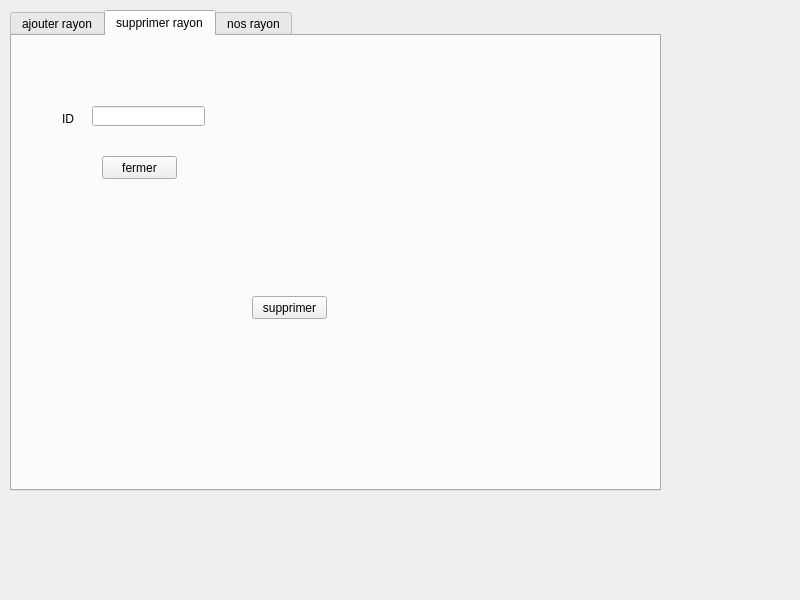
<?xml version="1.0" encoding="UTF-8"?>
<ui version="4.0">
 <class>gestion_rayon</class>
 <widget class="QDialog" name="gestion_rayon">
  <property name="geometry">
   <rect>
    <x>0</x>
    <y>0</y>
    <width>800</width>
    <height>600</height>
   </rect>
  </property>
  <property name="windowTitle">
   <string>Dialog</string>
  </property>
  <widget class="QTabWidget" name="tabWidget">
   <property name="geometry">
    <rect>
     <x>10</x>
     <y>10</y>
     <width>651</width>
     <height>481</height>
    </rect>
   </property>
   <property name="currentIndex">
    <number>1</number>
   </property>
   <widget class="QWidget" name="tab">
    <attribute name="title">
     <string>ajouter rayon</string>
    </attribute>
    <layout class="QVBoxLayout" name="verticalLayout">
     <item>
      <widget class="QLineEdit" name="lineEdit_id"/>
     </item>
     <item>
      <widget class="QLabel" name="label">
       <property name="styleSheet">
        <string notr="true">font: 75 10pt &quot;MS Shell Dlg 2&quot;;
font: 75 8pt &quot;MS Shell Dlg 2&quot;;</string>
       </property>
       <property name="text">
        <string>ID</string>
       </property>
      </widget>
     </item>
     <item>
      <widget class="QSpinBox" name="spinBox"/>
     </item>
     <item>
      <widget class="QLabel" name="label_2">
       <property name="styleSheet">
        <string notr="true">font: 75 10pt &quot;MS Shell Dlg 2&quot;;
font: 75 8pt &quot;MS Shell Dlg 2&quot;;</string>
       </property>
       <property name="text">
        <string>numéro</string>
       </property>
      </widget>
     </item>
     <item>
      <widget class="QPushButton" name="ajouter_pushButton">
       <property name="text">
        <string>ajouter</string>
       </property>
      </widget>
     </item>
     <item>
      <widget class="QPushButton" name="fermer">
       <property name="text">
        <string>fermer</string>
       </property>
      </widget>
     </item>
    </layout>
   </widget>
   <widget class="QWidget" name="tab_4">
    <attribute name="title">
     <string>supprimer rayon</string>
    </attribute>
    <widget class="QLineEdit" name="lineEdit_7">
     <property name="geometry">
      <rect>
       <x>80</x>
       <y>70</y>
       <width>113</width>
       <height>20</height>
      </rect>
     </property>
    </widget>
    <widget class="QPushButton" name="supprimer_pushButton">
     <property name="geometry">
      <rect>
       <x>240</x>
       <y>260</y>
       <width>75</width>
       <height>23</height>
      </rect>
     </property>
     <property name="text">
      <string>supprimer</string>
     </property>
    </widget>
    <widget class="QLabel" name="label_7">
     <property name="geometry">
      <rect>
       <x>50</x>
       <y>70</y>
       <width>32</width>
       <height>25</height>
      </rect>
     </property>
     <property name="text">
      <string>ID</string>
     </property>
    </widget>
    <widget class="QPushButton" name="pushButton">
     <property name="geometry">
      <rect>
       <x>90</x>
       <y>120</y>
       <width>75</width>
       <height>23</height>
      </rect>
     </property>
     <property name="text">
      <string>fermer</string>
     </property>
    </widget>
   </widget>
   <widget class="QWidget" name="tab_3">
    <attribute name="title">
     <string>nos rayon</string>
    </attribute>
    <widget class="QTableView" name="tabrayon">
     <property name="geometry">
      <rect>
       <x>335</x>
       <y>1</y>
       <width>311</width>
       <height>451</height>
      </rect>
     </property>
    </widget>
    <widget class="QPushButton" name="modifier_pushbutton">
     <property name="geometry">
      <rect>
       <x>140</x>
       <y>230</y>
       <width>75</width>
       <height>23</height>
      </rect>
     </property>
     <property name="text">
      <string>modifier</string>
     </property>
    </widget>
    <widget class="QLabel" name="label_8">
     <property name="geometry">
      <rect>
       <x>10</x>
       <y>80</y>
       <width>32</width>
       <height>25</height>
      </rect>
     </property>
     <property name="text">
      <string>ID</string>
     </property>
    </widget>
    <widget class="QComboBox" name="comboBox">
     <property name="geometry">
      <rect>
       <x>60</x>
       <y>80</y>
       <width>69</width>
       <height>22</height>
      </rect>
     </property>
    </widget>
    <widget class="QLabel" name="label_9">
     <property name="geometry">
      <rect>
       <x>10</x>
       <y>130</y>
       <width>41</width>
       <height>25</height>
      </rect>
     </property>
     <property name="text">
      <string>numero</string>
     </property>
    </widget>
    <widget class="QLineEdit" name="num_linedit">
     <property name="geometry">
      <rect>
       <x>80</x>
       <y>130</y>
       <width>113</width>
       <height>20</height>
      </rect>
     </property>
    </widget>
    <widget class="QPushButton" name="pushButton_2">
     <property name="geometry">
      <rect>
       <x>140</x>
       <y>270</y>
       <width>75</width>
       <height>23</height>
      </rect>
     </property>
     <property name="text">
      <string>supprimer</string>
     </property>
    </widget>
   </widget>
  </widget>
 </widget>
 <resources/>
 <connections/>
</ui>
